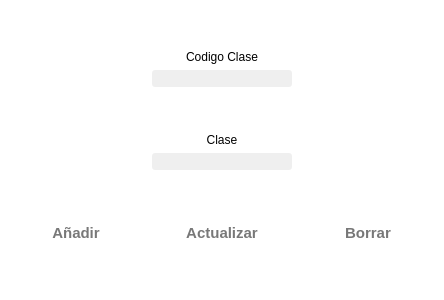
<?xml version="1.0" encoding="UTF-8"?>
<ui version="4.0">
 <class>Clase</class>
 <widget class="QWidget" name="Clase">
  <property name="geometry">
   <rect>
    <x>0</x>
    <y>0</y>
    <width>442</width>
    <height>300</height>
   </rect>
  </property>
  <property name="palette">
   <palette>
    <active>
     <colorrole role="Base">
      <brush brushstyle="SolidPattern">
       <color alpha="255">
        <red>46</red>
        <green>47</green>
        <blue>48</blue>
       </color>
      </brush>
     </colorrole>
     <colorrole role="Window">
      <brush brushstyle="SolidPattern">
       <color alpha="255">
        <red>255</red>
        <green>255</green>
        <blue>255</blue>
       </color>
      </brush>
     </colorrole>
    </active>
    <inactive>
     <colorrole role="Base">
      <brush brushstyle="SolidPattern">
       <color alpha="255">
        <red>46</red>
        <green>47</green>
        <blue>48</blue>
       </color>
      </brush>
     </colorrole>
     <colorrole role="Window">
      <brush brushstyle="SolidPattern">
       <color alpha="255">
        <red>255</red>
        <green>255</green>
        <blue>255</blue>
       </color>
      </brush>
     </colorrole>
    </inactive>
    <disabled>
     <colorrole role="Base">
      <brush brushstyle="SolidPattern">
       <color alpha="255">
        <red>255</red>
        <green>255</green>
        <blue>255</blue>
       </color>
      </brush>
     </colorrole>
     <colorrole role="Window">
      <brush brushstyle="SolidPattern">
       <color alpha="255">
        <red>255</red>
        <green>255</green>
        <blue>255</blue>
       </color>
      </brush>
     </colorrole>
    </disabled>
   </palette>
  </property>
  <property name="windowTitle">
   <string>Form</string>
  </property>
  <layout class="QVBoxLayout" name="verticalLayout_5">
   <item>
    <layout class="QHBoxLayout" name="horizontalLayout_2">
     <item>
      <spacer name="horizontalSpacer_2">
       <property name="orientation">
        <enum>Qt::Horizontal</enum>
       </property>
       <property name="sizeHint" stdset="0">
        <size>
         <width>40</width>
         <height>20</height>
        </size>
       </property>
      </spacer>
     </item>
     <item>
      <layout class="QVBoxLayout" name="verticalLayout_4">
       <item>
        <spacer name="verticalSpacer_4">
         <property name="orientation">
          <enum>Qt::Vertical</enum>
         </property>
         <property name="sizeHint" stdset="0">
          <size>
           <width>20</width>
           <height>40</height>
          </size>
         </property>
        </spacer>
       </item>
       <item>
        <layout class="QVBoxLayout" name="verticalLayout">
         <item>
          <widget class="QLabel" name="label">
           <property name="text">
            <string>Codigo Clase</string>
           </property>
           <property name="alignment">
            <set>Qt::AlignCenter</set>
           </property>
          </widget>
         </item>
         <item>
          <widget class="MyLineEditShine" name="le_codigo">
           <property name="font">
            <font>
             <family>Segoe UI</family>
             <pointsize>10</pointsize>
            </font>
           </property>
           <property name="styleSheet">
            <string notr="true">background-color: #EFEFEF; 
border-radius: 3px;
color:rgb(50, 50, 50);</string>
           </property>
           <property name="alignment">
            <set>Qt::AlignCenter</set>
           </property>
          </widget>
         </item>
        </layout>
       </item>
       <item>
        <spacer name="verticalSpacer">
         <property name="orientation">
          <enum>Qt::Vertical</enum>
         </property>
         <property name="sizeHint" stdset="0">
          <size>
           <width>20</width>
           <height>40</height>
          </size>
         </property>
        </spacer>
       </item>
       <item>
        <layout class="QVBoxLayout" name="verticalLayout_2">
         <item>
          <widget class="QLabel" name="label_2">
           <property name="text">
            <string>Clase</string>
           </property>
           <property name="alignment">
            <set>Qt::AlignCenter</set>
           </property>
          </widget>
         </item>
         <item>
          <widget class="MyLineEditShine" name="le_clase">
           <property name="font">
            <font>
             <family>Segoe UI</family>
             <pointsize>10</pointsize>
            </font>
           </property>
           <property name="styleSheet">
            <string notr="true">background-color: #EFEFEF; 
border-radius: 3px;
color:rgb(50, 50, 50);</string>
           </property>
           <property name="alignment">
            <set>Qt::AlignCenter</set>
           </property>
          </widget>
         </item>
        </layout>
       </item>
       <item>
        <layout class="QVBoxLayout" name="verticalLayout_3"/>
       </item>
      </layout>
     </item>
     <item>
      <spacer name="horizontalSpacer">
       <property name="orientation">
        <enum>Qt::Horizontal</enum>
       </property>
       <property name="sizeHint" stdset="0">
        <size>
         <width>40</width>
         <height>20</height>
        </size>
       </property>
      </spacer>
     </item>
    </layout>
   </item>
   <item>
    <spacer name="verticalSpacer_6">
     <property name="orientation">
      <enum>Qt::Vertical</enum>
     </property>
     <property name="sizeHint" stdset="0">
      <size>
       <width>20</width>
       <height>37</height>
      </size>
     </property>
    </spacer>
   </item>
   <item>
    <layout class="QHBoxLayout" name="horizontalLayout">
     <item>
      <widget class="QPushButton" name="pb_agregar">
       <property name="minimumSize">
        <size>
         <width>130</width>
         <height>40</height>
        </size>
       </property>
       <property name="maximumSize">
        <size>
         <width>130</width>
         <height>41</height>
        </size>
       </property>
       <property name="font">
        <font>
         <family>Segoe UI</family>
         <pointsize>11</pointsize>
         <weight>75</weight>
         <bold>true</bold>
        </font>
       </property>
       <property name="styleSheet">
        <string notr="true">border-radius: 10px;
color:rgb(120, 120, 120);</string>
       </property>
       <property name="text">
        <string>Añadir</string>
       </property>
       <property name="icon">
        <iconset resource="assets.qrc">
         <normaloff>:/icons/subir.png</normaloff>:/icons/subir.png</iconset>
       </property>
       <property name="iconSize">
        <size>
         <width>25</width>
         <height>25</height>
        </size>
       </property>
      </widget>
     </item>
     <item>
      <widget class="QPushButton" name="pb_actualizar">
       <property name="minimumSize">
        <size>
         <width>150</width>
         <height>40</height>
        </size>
       </property>
       <property name="maximumSize">
        <size>
         <width>150</width>
         <height>41</height>
        </size>
       </property>
       <property name="font">
        <font>
         <family>Segoe UI</family>
         <pointsize>11</pointsize>
         <weight>75</weight>
         <bold>true</bold>
        </font>
       </property>
       <property name="styleSheet">
        <string notr="true">border-radius: 10px;
color:rgb(120, 120, 120);</string>
       </property>
       <property name="text">
        <string>Actualizar</string>
       </property>
       <property name="icon">
        <iconset resource="assets.qrc">
         <normaloff>:/icons/update.png</normaloff>:/icons/update.png</iconset>
       </property>
       <property name="iconSize">
        <size>
         <width>30</width>
         <height>30</height>
        </size>
       </property>
      </widget>
     </item>
     <item>
      <widget class="QPushButton" name="pb_borrar">
       <property name="minimumSize">
        <size>
         <width>130</width>
         <height>40</height>
        </size>
       </property>
       <property name="maximumSize">
        <size>
         <width>130</width>
         <height>41</height>
        </size>
       </property>
       <property name="font">
        <font>
         <family>Segoe UI</family>
         <pointsize>11</pointsize>
         <weight>75</weight>
         <bold>true</bold>
        </font>
       </property>
       <property name="styleSheet">
        <string notr="true">border-radius: 10px;
color:rgb(120, 120, 120);</string>
       </property>
       <property name="text">
        <string>Borrar</string>
       </property>
       <property name="icon">
        <iconset resource="assets.qrc">
         <normaloff>:/icons/delete_blue.png</normaloff>:/icons/delete_blue.png</iconset>
       </property>
       <property name="iconSize">
        <size>
         <width>25</width>
         <height>25</height>
        </size>
       </property>
      </widget>
     </item>
    </layout>
   </item>
   <item>
    <spacer name="verticalSpacer_5">
     <property name="orientation">
      <enum>Qt::Vertical</enum>
     </property>
     <property name="sizeHint" stdset="0">
      <size>
       <width>20</width>
       <height>37</height>
      </size>
     </property>
    </spacer>
   </item>
  </layout>
 </widget>
 <customwidgets>
  <customwidget>
   <class>MyLineEditShine</class>
   <extends>QLineEdit</extends>
   <header location="global">mylineeditshine.h</header>
  </customwidget>
 </customwidgets>
 <resources>
  <include location="assets.qrc"/>
 </resources>
 <connections/>
</ui>
